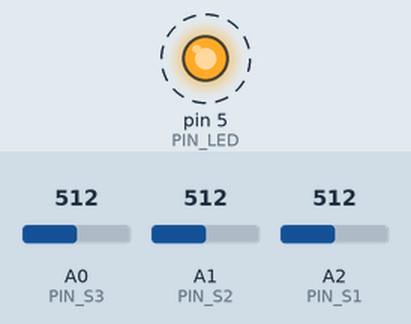
Simulated run of this sketch. Board: Arduino Uno, built with avr-gcc and run on an emulated ATmega328P. Parts: output pins drawn as LEDs (lit = HIGH). Dashed ring = blinking. The test bench sets the inputs (shaded band); at power-on: A0 (PIN_S3) = 512, A1 (PIN_S2) = 512, A2 (PIN_S1) = 512. What the sketch prints to the serial monitor is not drawn.

Above: at 1.25 s.
1.3 s: A0 (PIN_S3) set to 0
4.3 s: A1 (PIN_S2) set to 1023
Timing chart, 0 to 13.3 s (numbered marks = the images above; inputs shaded):
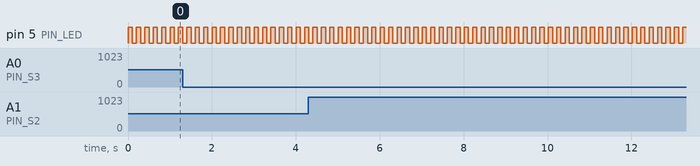

The sketch:

DangerMinusOne.ino
```cpp
/*
   Arduino sketch that uses a Danger Shield to publish MQTT-SN messages
   using QoS -1 based on various inputs:

   Topic  Description           Pin
   --------------------------------
   B1.....Button 1..............D10
   B2.....Button 2..............D11
   B3.....Button 3..............D12
   S1.....Slider 1..............A2
   S2.....Slider 2..............A1
   S3.....Slider 3..............A0
   L1.....Light Sensor..........A3
   T1.....Temperature Sensor....A4

   Hardware:
   https://www.sparkfun.com/products/11649

*/

#define PIN_LED  (5)
#define PIN_S1   (A2)
#define PIN_S2   (A1)
#define PIN_S3   (A0)


#define MQTT_SN_MAX_PACKET_LENGTH     (255)
#define MQTT_SN_TYPE_PUBLISH          (0x0C)
#define MQTT_SN_FLAG_QOS_N1           (0x3 << 5)
#define MQTT_SN_FLAG_RETAIN           (0x1 << 4)
#define MQTT_SN_TOPIC_TYPE_SHORT      (0x02)

void sendMessage(const char topic[2], String message, bool retain=false)
{
  byte header[7];

  header[0] = sizeof(header) + message.length();
  header[1] = MQTT_SN_TYPE_PUBLISH;
  header[2] = MQTT_SN_FLAG_QOS_N1 | MQTT_SN_TOPIC_TYPE_SHORT;
  if (retain) {
    header[2] |= MQTT_SN_FLAG_RETAIN;
  }
  header[3] = topic[0];
  header[4] = topic[1];
  header[5] = 0x00;  // Message ID High
  header[6] = 0x00;  // message ID Low
  Serial.write(header, sizeof(header));
  Serial.print(message);
}


void setup() {
  Serial.begin(9600);
  pinMode(PIN_LED, OUTPUT);
  pinMode(PIN_S1, INPUT);
  pinMode(PIN_S2, INPUT);
  pinMode(PIN_S3, INPUT);
}


int lastS1 = -1;
int lastS2 = -1;
int lastS3 = -1;

void loop() {
  digitalWrite(PIN_LED, HIGH);
  delay(100);
  digitalWrite(PIN_LED, LOW);

  int s1 = analogRead(PIN_S1);
  if (s1 != lastS1) {
    sendMessage("S1", String(s1, DEC));
    lastS1 = s1;
  }

  int s2 = analogRead(PIN_S2);
  if (s2 != lastS2) {
    sendMessage("S2", String(s2, DEC));
    lastS2 = s2;
  }

  int s3 = analogRead(PIN_S3);
  if (s3 != lastS3) {
    sendMessage("S3", String(s3, DEC));
    lastS3 = s3;
  }

  delay(100);
}
```

Measured:
- by itself, pin 5 (PIN_LED): alternates HIGH for 0.10 s and LOW for 0.10 s
